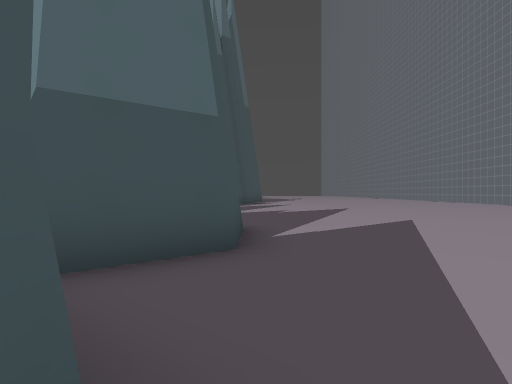
view 1 (above)

16 first-person views from a walk through a 3-D level made in the Godot game engine. The camera is 1.3 m above the floor, looks level and sees 80° across. The floor is counted in squares, 2 m on a side. Each view is taken from the middle of a square. On the plan, view 1 faces up. The plan holds only what a view shows up to about 10 squares ahead; the rest is blank. The place goes on beyond the plan. Characters and animated objects are left out. Surface patterns are stand-ins for the level's own textures.

view 2
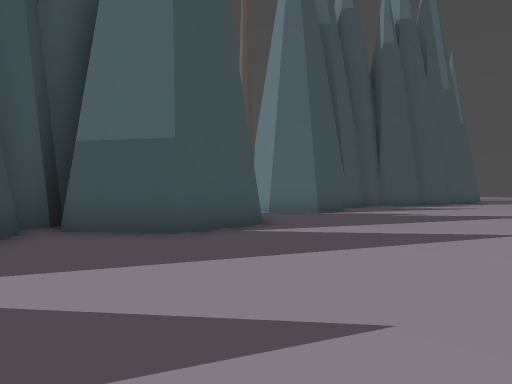

view 3
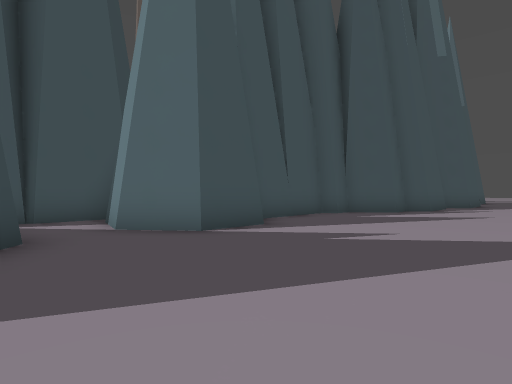

view 4
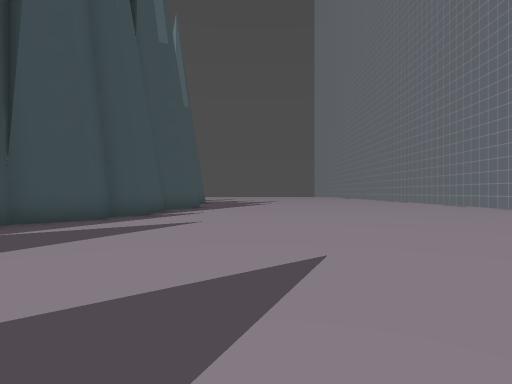

view 5
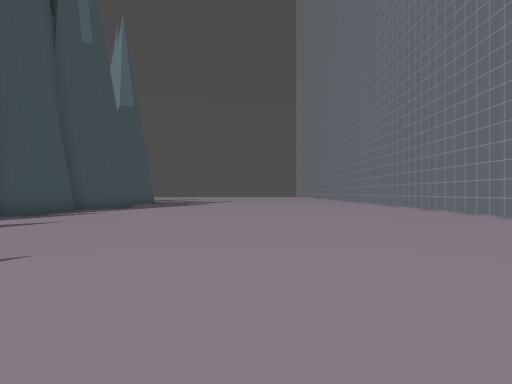

view 6
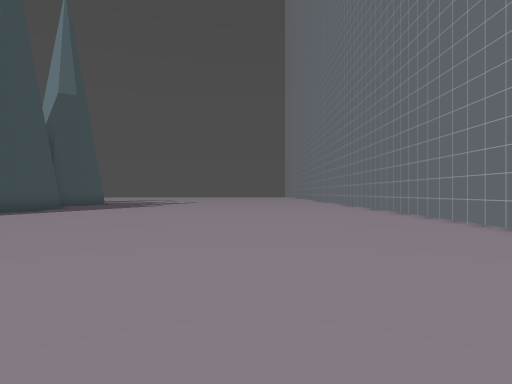

view 7
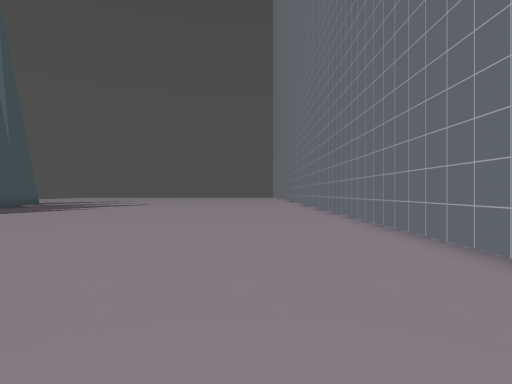

view 8
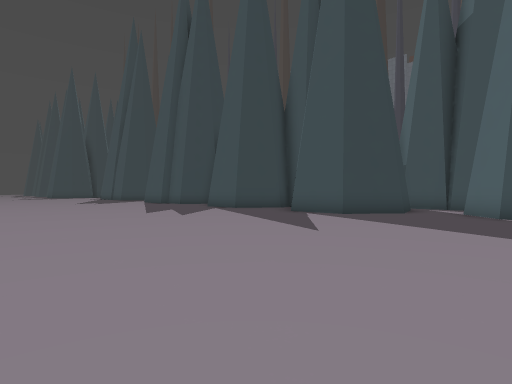

view 9
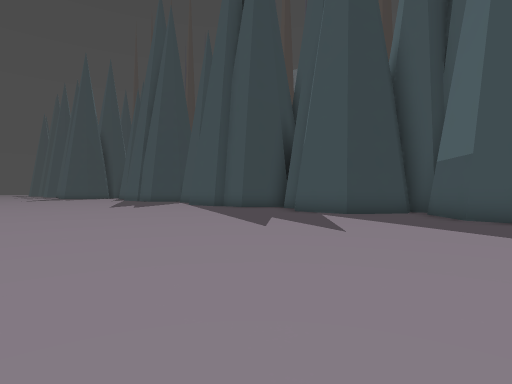

view 10
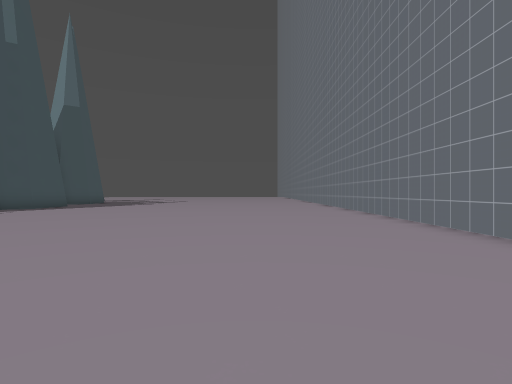

view 11
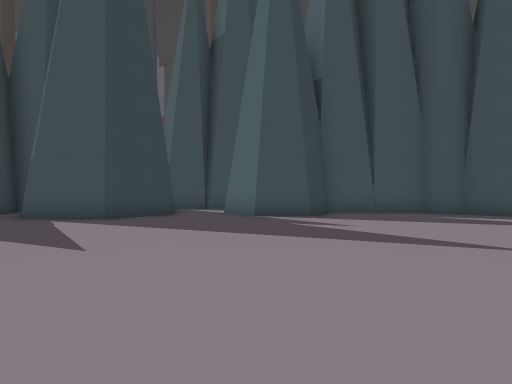

view 12
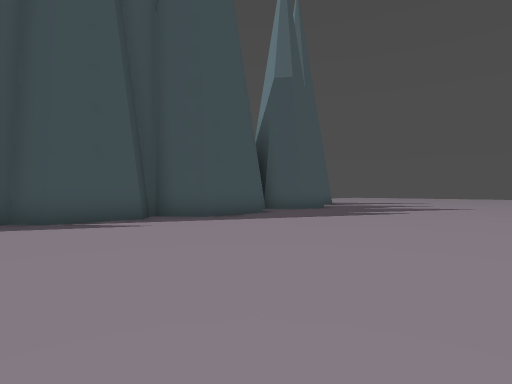

view 13
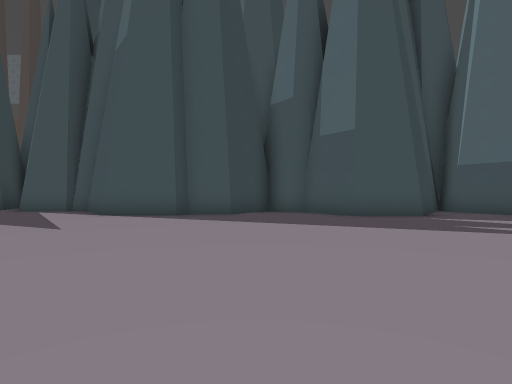

view 14
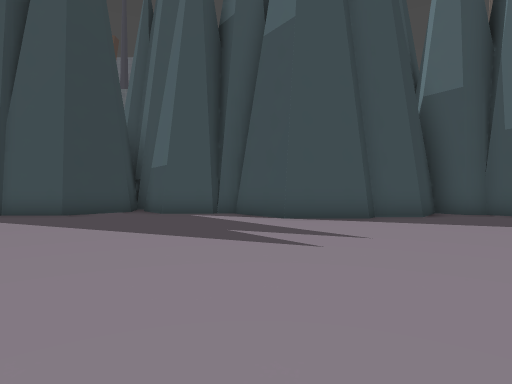

view 15
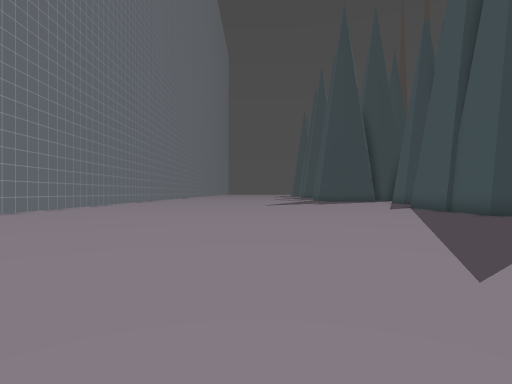

view 16
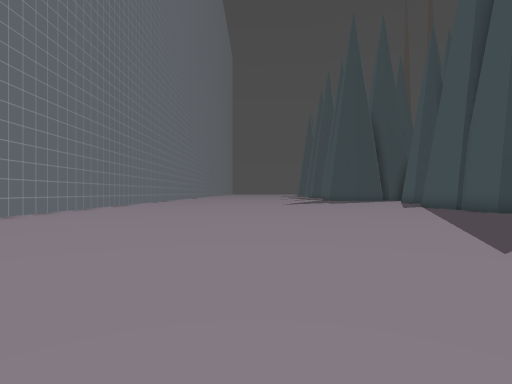

### Floor plan
Points are (right, up) in squares from view 1. A wall is a line through its corners. A room is listed if a view was taken in it or the views show most of it. See-through windows are left out.
Room 1 (views 1, 2, 3, 4, 5, 6, 7, 8, 9, 10, 11, 12, 13, 14, 15, 16)
walls: (-2.6, 2.3) (-2.6, 1.4) (-1.8, 1.6) (-0.3, 0.5) (-0.3, -1.3) (-1.7, -2.4) (-1.7, -3) (-2.4, -3.5) (-0.9, -4.7) (-0.9, -5.9) (-0.6, -6.2) (-0.6, -8.3) (-2.3, -9.6) (-2.3, -11.9) (-3, -12.5); (-2.9, 6.3) (-1.8, 6.5) (-0.3, 5.4) (-0.3, 3.5) (-1.8, 2.4) (-2.6, 2.5); (-1.9, -2.6) (-1.9, -3); (-4.6, 7.3) (-5, 7); (12.5, 13.1) (12.5, 22.5); (-4.7, 8.9) (-4.7, 6.8); (-0.6, 16.9) (-0.6, 15.9); (-3.1, -13.1) (-1.5, -14.3) (-1.5, -16.1); (-1.3, -14.5) (-1.3, -16.1); (12.5, -16) (12.5, -12.8); (0.4, 22.5) (0.4, 20.7) (-0.8, 19.8) (-0.1, 19.2) (-0.1, 17.4) (-0.9, 16.7) (-0.9, 15.9) (-1.9, 15.1) (-1.9, 14.4) (-2.3, 14.1) (-2.3, 11.2) (-1.3, 10.5) (-1.3, 9) (-2.5, 8.1) (-3.9, 8.4)

Where each view was taken, in squares from view 1:
view 1: 0 up, 0 right, facing up
view 2: 1 up, 4 right, facing up-left
view 3: 6 up, 3 right, facing up-left
view 4: 9 up, 3 right, facing up
view 5: 9 up, 6 right, facing up
view 6: 11 up, 8 right, facing up
view 7: 14 up, 10 right, facing up
view 8: 10 up, 8 right, facing down-left
view 9: 5 up, 8 right, facing down-left
view 10: 9 up, 9 right, facing up
view 11: 9 up, 7 right, facing left
view 12: 16 up, 7 right, facing up-left
view 13: 4 down, 8 right, facing left
view 14: 9 down, 7 right, facing left
view 15: 6 down, 5 right, facing down
view 16: 5 down, 6 right, facing down
